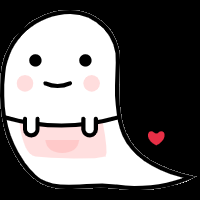
#> input picture Yuki.png, 200 x 200 px
$ python yuki.py --image Yuki.png
#> lines starting #> are read from the running program, lines starting #| are printed output that depends on the picture
import argparse
import codecs
import cv2
import hashlib
import os
import shutil
import yaml


def main(args):
    # Load configuration file
    config_file = os.path.join('static', 'profile.yml')
    try:
        with codecs.open(config_file, 'r', 'utf-8') as f:
            config = yaml.load(f, Loader=yaml.FullLoader)
    except FileNotFoundError:
        config = list()

    # Save image to target floder
    original_floder = os.path.join('static', 'original')
    thumbnail_floder = os.path.join('static', 'thumbnail')
    os.makedirs(original_floder, exist_ok=True)
    os.makedirs(thumbnail_floder, exist_ok=True)

    ori_im = cv2.imread(args.image)
#> ori_im is the input picture: shape (200, 200, 3); mean B, G, R 107.6, 107.5, 110.6
    ori_height, ori_width = ori_im.shape[:2]
#> ori_height = 200; ori_width = 200
    ori_sha256 = hashlib.sha256(ori_im.tobytes()).hexdigest()
    ori_name = ori_sha256 + '.jpg'
    cv2.imwrite(os.path.join(original_floder, ori_name), ori_im)

    thu_height, thu_width = int(640 * ori_height / ori_width), 640
#> thu_height = 640; thu_width = 640
    thu_im = cv2.resize(ori_im, (thu_width, thu_height))
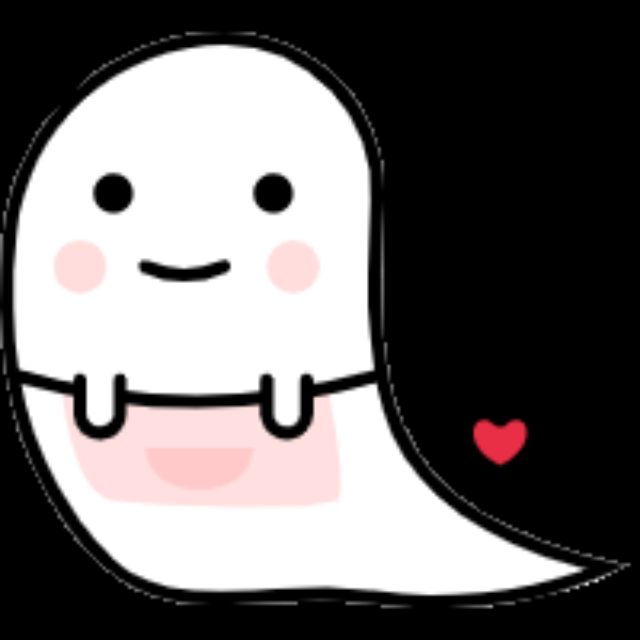
#> thu_im: shape (640, 640, 3); mean B, G, R 107.6, 107.5, 110.6
    thu_sha256 = hashlib.sha256(thu_im.tobytes()).hexdigest()
    thu_name = thu_sha256 + '.jpg'
    cv2.imwrite(os.path.join(thumbnail_floder, thu_name), thu_im)

    # Update configuration file
    tags = list(set(args.tags))
    score = args.score
    image_info = {
        'ori_name': ori_name,
        'ori_url': 'https://kanda-mashiro.github.io/Yuki/static/original/' + ori_name,
        'ori_width': ori_width,
        'ori_height': ori_height,
        'thu_name': thu_name,
        'thu_url': 'https://kanda-mashiro.github.io/Yuki/static/thumbnail/' + thu_name,
        'thu_width': thu_width,
        'thu_height': thu_height,
        'tags': tags,
        'score': score
    }
    position = None
    for index in range(len(config)):
        if config[index]['ori_name'] == ori_name:
            position = index
            break
    if position is not None:
        config[position] = image_info
    else:
        config.append(image_info)

    # Save configuration file
    with codecs.open(config_file, 'w', 'utf-8') as f:
        yaml.dump(config, f, sort_keys=False, allow_unicode=True)


if __name__ == '__main__':
    parser = argparse.ArgumentParser()
    parser.add_argument('--image')
    parser.add_argument('--tags', nargs='*', default=['Unclassified'])
    parser.add_argument('--score', type=int, default=0)
    main(parser.parse_args())
